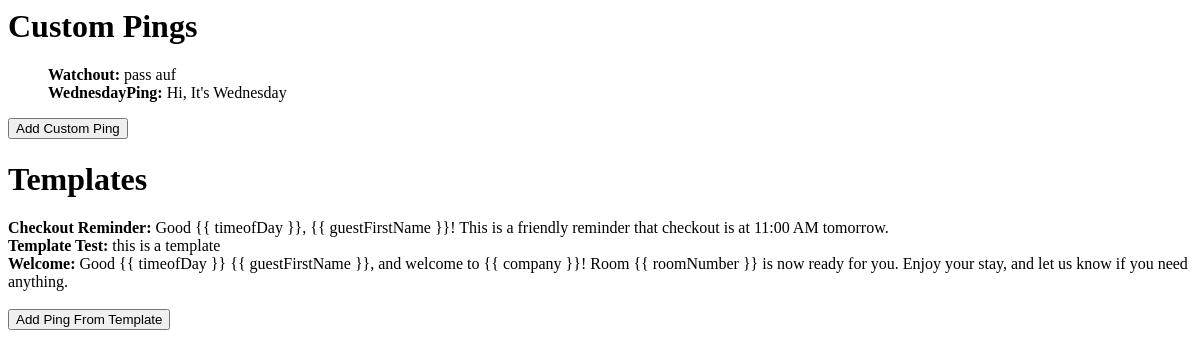
/pings/, run on an earlier commit of the app's database.
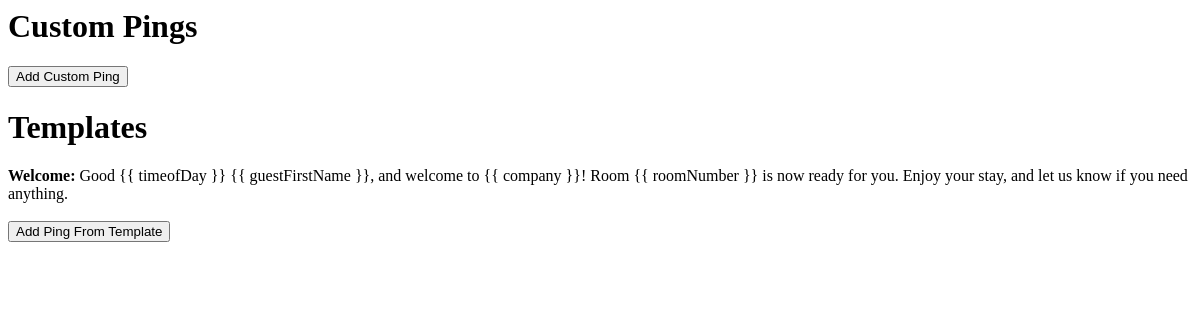
And on a later commit of the database.
### pings/models.py (models this page shows, shortened)
class Ping(models.Model):
    subject = models.CharField(max_length=100)
    body = models.TextField(max_length=5000)
    is_template = models.BooleanField(default=False)

### pings/views.py (the view)
# urls.py: path('', views.index, name='index'),
def index(request):
    pings = Ping.objects.order_by('subject')
    context = {'pings': pings}
    return render(request, 'pings/index.html', context)

### pings/templates/pings/index.html
{% block body %}
<div class="container">
    <div>
        <h1>Custom Pings</h1>
        {% if pings %}
        <ul>
            {% for ping in pings %}
                {% if ping.is_template is False%}
                <b>{{ ping.subject }}:</b>
                {{ ping.body }}
                <br>
                {% endif%}
            {% endfor %}
        </ul>
        {% else %}
            <p>No pings are available.</p>
        {% endif %}
        <a href="add-ping/">
        <button type="button" class="btn btn-default">Add Custom Ping</button>
        </a>
    </div>
    <div>
        <h1>Templates</h1>
        {% if pings %}
            {% for ping in pings %}
                {% if ping.is_template is True %}
                <b>{{ ping.subject }}:</b>
                {{ ping.body }}
                <br>
                {% endif %}
            {% endfor %}
        {% else %}
            <p>No templates</p>
        {% endif %}
        <br>
        <a href="add-ping-from-template/">
            <button type="button" class="btn btn-default">Add Ping From Template</button>
        </a>
    </div>
</div>
{% endblock %}

What changed in the data, as far as the page shows it:
removed Ping: subject "Watchout", body "pass auf", shown under "Custom Pings"
removed Ping: subject "WednesdayPing", body "Hi, It's Wednesday", shown under "Custom Pings"
removed Ping: subject "Checkout Reminder", body "Good {{ timeofDay }}, {{ guestFirstName }}! This is a friendly reminder that checkout is at 11:00 AM tomorrow.", shown under "Templates"
removed Ping: subject "Template Test", body "this is a template", shown under "Templates"
